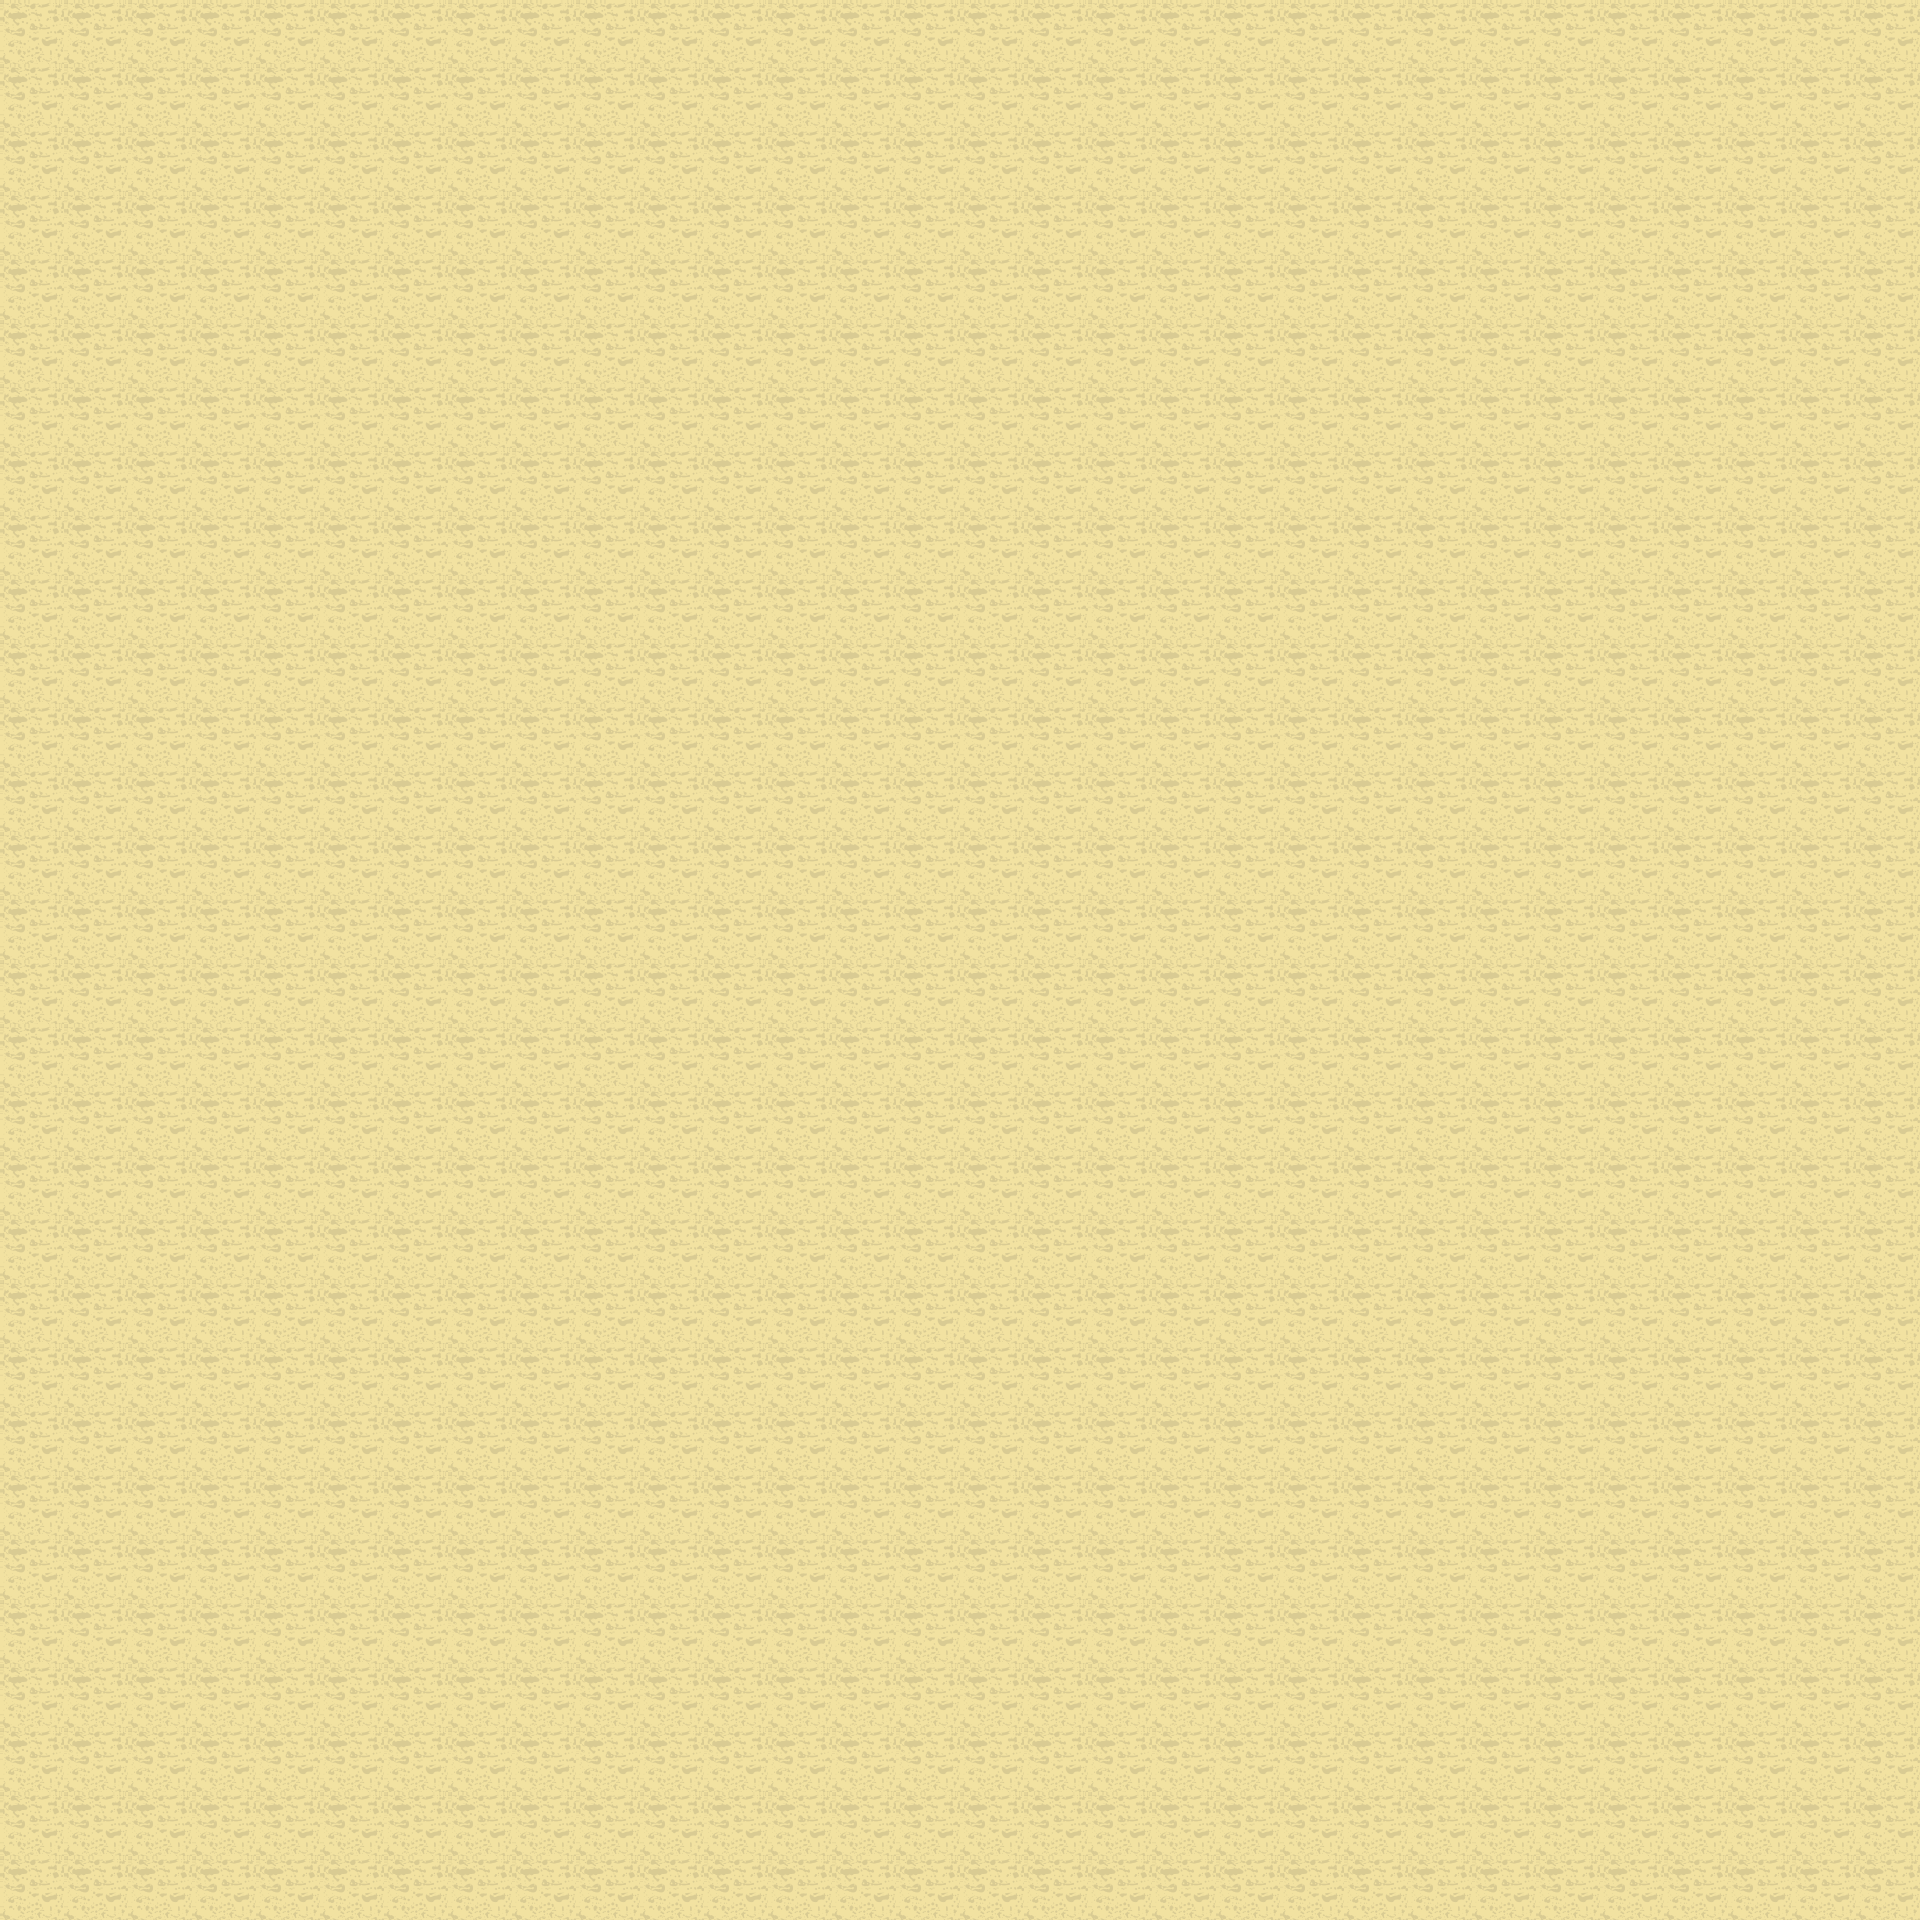

This is a level from a 2D game, rendered from its Tiled map with the project's own tilesets. A one-line summary and the complete map file follow:
An orthogonal 30x30 tile map with 64x64 px tiles, 1 tile layer (ground).

<map version="1.10" tiledversion="1.10.1" orientation="orthogonal" renderorder="right-down" width="30" height="30" tilewidth="64" tileheight="64" infinite="0" nextlayerid="2" nextobjectid="1">
 <tileset firstgid="1" name="tiles" tilewidth="64" tileheight="64" spacing="2" tilecount="1" columns="1">
  <image source="../images/tiles.png" width="68" height="68" />
 </tileset>
 <layer id="1" name="ground" width="30" height="30">
  <data encoding="csv">
1,1,1,1,1,1,1,1,1,1,1,1,1,1,1,1,1,1,1,1,1,1,1,1,1,1,1,1,1,1,
1,1,1,1,1,1,1,1,1,1,1,1,1,1,1,1,1,1,1,1,1,1,1,1,1,1,1,1,1,1,
1,1,1,1,1,1,1,1,1,1,1,1,1,1,1,1,1,1,1,1,1,1,1,1,1,1,1,1,1,1,
1,1,1,1,1,1,1,1,1,1,1,1,1,1,1,1,1,1,1,1,1,1,1,1,1,1,1,1,1,1,
1,1,1,1,1,1,1,1,1,1,1,1,1,1,1,1,1,1,1,1,1,1,1,1,1,1,1,1,1,1,
1,1,1,1,1,1,1,1,1,1,1,1,1,1,1,1,1,1,1,1,1,1,1,1,1,1,1,1,1,1,
1,1,1,1,1,1,1,1,1,1,1,1,1,1,1,1,1,1,1,1,1,1,1,1,1,1,1,1,1,1,
1,1,1,1,1,1,1,1,1,1,1,1,1,1,1,1,1,1,1,1,1,1,1,1,1,1,1,1,1,1,
1,1,1,1,1,1,1,1,1,1,1,1,1,1,1,1,1,1,1,1,1,1,1,1,1,1,1,1,1,1,
1,1,1,1,1,1,1,1,1,1,1,1,1,1,1,1,1,1,1,1,1,1,1,1,1,1,1,1,1,1,
1,1,1,1,1,1,1,1,1,1,1,1,1,1,1,1,1,1,1,1,1,1,1,1,1,1,1,1,1,1,
1,1,1,1,1,1,1,1,1,1,1,1,1,1,1,1,1,1,1,1,1,1,1,1,1,1,1,1,1,1,
1,1,1,1,1,1,1,1,1,1,1,1,1,1,1,1,1,1,1,1,1,1,1,1,1,1,1,1,1,1,
1,1,1,1,1,1,1,1,1,1,1,1,1,1,1,1,1,1,1,1,1,1,1,1,1,1,1,1,1,1,
1,1,1,1,1,1,1,1,1,1,1,1,1,1,1,1,1,1,1,1,1,1,1,1,1,1,1,1,1,1,
1,1,1,1,1,1,1,1,1,1,1,1,1,1,1,1,1,1,1,1,1,1,1,1,1,1,1,1,1,1,
1,1,1,1,1,1,1,1,1,1,1,1,1,1,1,1,1,1,1,1,1,1,1,1,1,1,1,1,1,1,
1,1,1,1,1,1,1,1,1,1,1,1,1,1,1,1,1,1,1,1,1,1,1,1,1,1,1,1,1,1,
1,1,1,1,1,1,1,1,1,1,1,1,1,1,1,1,1,1,1,1,1,1,1,1,1,1,1,1,1,1,
1,1,1,1,1,1,1,1,1,1,1,1,1,1,1,1,1,1,1,1,1,1,1,1,1,1,1,1,1,1,
1,1,1,1,1,1,1,1,1,1,1,1,1,1,1,1,1,1,1,1,1,1,1,1,1,1,1,1,1,1,
1,1,1,1,1,1,1,1,1,1,1,1,1,1,1,1,1,1,1,1,1,1,1,1,1,1,1,1,1,1,
1,1,1,1,1,1,1,1,1,1,1,1,1,1,1,1,1,1,1,1,1,1,1,1,1,1,1,1,1,1,
1,1,1,1,1,1,1,1,1,1,1,1,1,1,1,1,1,1,1,1,1,1,1,1,1,1,1,1,1,1,
1,1,1,1,1,1,1,1,1,1,1,1,1,1,1,1,1,1,1,1,1,1,1,1,1,1,1,1,1,1,
1,1,1,1,1,1,1,1,1,1,1,1,1,1,1,1,1,1,1,1,1,1,1,1,1,1,1,1,1,1,
1,1,1,1,1,1,1,1,1,1,1,1,1,1,1,1,1,1,1,1,1,1,1,1,1,1,1,1,1,1,
1,1,1,1,1,1,1,1,1,1,1,1,1,1,1,1,1,1,1,1,1,1,1,1,1,1,1,1,1,1,
1,1,1,1,1,1,1,1,1,1,1,1,1,1,1,1,1,1,1,1,1,1,1,1,1,1,1,1,1,1,
1,1,1,1,1,1,1,1,1,1,1,1,1,1,1,1,1,1,1,1,1,1,1,1,1,1,1,1,1,1
</data>
 </layer>
</map>
